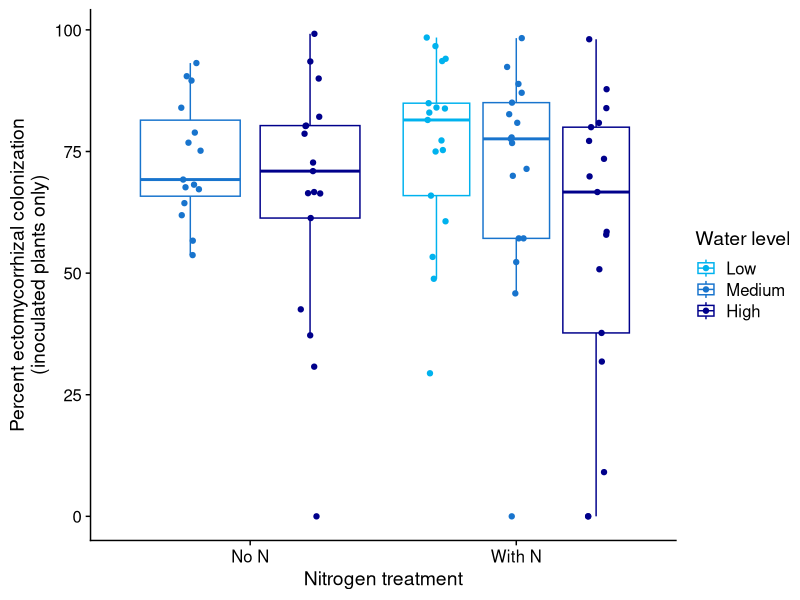

Here is the R script that generated this plot: (Note: this script raises an error after producing the figure.)
# Making some preliminary figures for the Hebeloma data

library(tidyverse)
library(cowplot)
library(lme4)
library(lmerTest)

# Constants:

PHI_LOSS_PER_MIN = -0.001561 # from lmer below, to correct water potential
APPROX_ROOT_WET_TO_DRY_CONVERSION = 0.261 # conversion factor from small test of 10 root systems,
# in Google Sheets as "wet to dry root mass conversion"

fulldata = read_csv("Merged Hebeloma 11Apr2022 OT.csv")
shootmass = read_csv("LB Hebeloma Seedling Shoot Dry Mass.xlsx - Sheet1.csv", skip = 2)

fulldata$percent_col = 100*(fulldata$colonized_tips/fulldata$total_tips)

fulldata$water_level = as.factor(fulldata$water_level)

# Put water levels in correct order for plotting
fulldata$water_level = factor(fulldata$water_level, levels = c("L", "M", "H"))

weird_point = fulldata[fulldata$water_level == "L" & 
                         fulldata$n == "Minus" &
                         fulldata$percent_col <100,]
# I had no plants in this project that were Minus N and also low water.
# what's up with this point?
# Checked original data sheet photo (from 2/14) and found that it was mis-transcribed.
# this is plant HC004

fulldata$n[fulldata$seedling == "HC004"] = "Plus"


fulldata$minutes_in_cooler = difftime(fulldata$approximate_measurement_time,
                                   fulldata$time,
                                   units = "mins")

fulldata$harvest_day = as.factor(fulldata$harvest_day)
fulldata$drydown_day = recode_factor(fulldata$harvest_day,
                              "1" = "1",
                              "2" = "3",
                              "3" = "7",
                              "4" = "10")

fulldata$corrected_phi = fulldata$water_potential_m_pa - PHI_LOSS_PER_MIN*fulldata$minutes_in_cooler
fulldata = mutate(fulldata, ID = seedling)
fulldata = left_join(fulldata, shootmass)

fulldata$days_since_water = as.numeric(as.character(fulldata$drydown_day))

fulldata$percent_col[fulldata$colonized == "N"] = 0 #NAs were making analysis difficult

colonized = subset(fulldata, colonized == "Y")

#### Percent colonization by water treatment ####
colonization_by_water_level_plot = ggplot(data = colonized) +
  theme_cowplot() +
  geom_boxplot(outlier.alpha = 0,
               position = position_dodge(0.9),
               aes(x = n, y = percent_col,
                   color = water_level)) +
  geom_point(position = position_jitterdodge(dodge.width = 0.9,
                                             jitter.width = 0.2),
              aes(x = n, y = percent_col,
                  color = water_level)) +
  scale_color_manual(values = c("deepskyblue2", "dodgerblue3", "darkblue"),
                     labels = c("Low", "Medium", "High"),
                     name = "Water level") +
  scale_x_discrete(labels = c("No N", "With N")) +
  xlab("Nitrogen treatment") +
  ylab("Percent ectomycorrhizal colonization\n(inoculated plants only)")

save_plot("plots/colonization_by_water_level_boxplot.pdf", colonization_by_water_level_plot)

colmodel = lmer(percent_col ~ n * water_level + (1|drydown_day),
                data = colonized)
summary(colmodel)
anova(colmodel)
# water level is significant, n level no.
library("car")
colmodelnotmixed = lm(percent_col ~ water_level * n, data = colonized)
summary(colmodelnotmixed)
myanova = Anova(colmodelnotmixed, type = "III")
colanova = aov(percent_col ~ n * water_level, data = colonized)
TukeyHSD(colanova)

# water potentials
ggplot(data = fulldata) +
  theme_cowplot() +
  geom_jitter(width = 0.25,
              aes(x = drydown_day, y = water_potential_m_pa,
                 color = water_level,
                 shape = colonized)) +
  xlab("Days of drydown") +
  ylab("Water potential")
# Hmm not a lot of variation over time.

# Checking to see if plant water potentials got more negative if the plants sat
# for a long time in the cooler before measurement.

# Let's just check one day at a time, since I think I did days 1 and 2 as
# one big batch and after that I did two measurement batches per day.
# I started measuring on Day 1 around 4PM; similar for day 2.

ggplot(data = subset(fulldata, harvest_day == 1)) +
  theme_cowplot() +
  geom_point(aes(x = time, y = water_potential_m_pa,
                  color = water_level,
                  shape = colonized)) +
  xlab("Time at harvest") +
  ylab("Water potential (MPa)")

# This looks okay to me, although it's possible things got drier as they sat
# (points on the left side are a bit drier)

# What about day 2?

ggplot(data = subset(fulldata, harvest_day == 2)) +
  theme_cowplot() +
  geom_point(aes(x = time, y = water_potential_m_pa,
                 color = water_level,
                 shape = colonized)) +
  xlab("Time at harvest") +
  ylab("Water potential (MPa)")

# Let's look at all days at once:

ggplot(data = fulldata) +
  theme_cowplot() +
  geom_point(aes(x = as.numeric(minutes_in_cooler), 
                 y = water_potential_m_pa,
                 color = water_level,
                 shape = colonized)) +
  geom_smooth(aes(x = as.numeric(minutes_in_cooler), 
                y = water_potential_m_pa),
              formula = y ~ x, 
              method = "lm") +
  xlab("Minutes since harvest") +
  ylab("Water potential (MPa)")

# This is encouraging. I don't see a pattern of drier plants after more time in the cooler.
# buuut adding the smooth geom really undermined that impression.

# Formalizing with stats:

cooler_check = lmer(water_potential_m_pa ~ minutes_in_cooler + (1|colonized) + (1|n) + (1|harvest_day) + (1|water_level), 
                    data = fulldata)
summary(cooler_check)

cooler_check_simpler = lm(water_potential_m_pa ~ minutes_in_cooler, 
                    data = fulldata)
summary(cooler_check_simpler)
# Okay, this is kind of a bummer, but both models agree:
# The longer a shoot spent in the cooler, the drier it was.
# However, the effect size estimate is MINISCULE:
# Plants became 0.001 MPa drier with each minute in the cooler.
# (LME says -0.0015; normal lm says -0.0012.)
# (Similar effect predicted by both models.)
# So, in an hour, we'd see a difference of 0.06 MPa.
# Our absolute longest-sitting samples had sat for almost 400 minutes
# so they may have appeared to be about 0.4 MPa drier than they really were.
# This is good to know, but I don't think it torpedoes our analysis.
# As long as two plants are more than half an MPa different,
# that distinction likely reflects real physiology.

# Would it make sense to correct the water potential estimates with this simple model?
# Added constant and column above to do just that.


ggplot(data = fulldata) +
  theme_cowplot() +
  geom_jitter(width = 0.25,
              aes(x = drydown_day, 
                  y = corrected_phi,
                  color = water_level,
                  shape = colonized)) +
  xlab("Days of drydown") +
  ylab("Water potential (MPa)\n(corrected for time spent in cooler)")



write_csv(fulldata, "data_for_picking_samples.csv")

# Looking at biomass

fulldata$`mass (g)`[fulldata$seedling == "MM037"] = 0.077 # was mis-typed originally as 0.77


fulldata = mutate(fulldata, sketchy_mass_total = root_mass_mg + `mass (g)`)
# Need to account for the fact that your root masses are wet
# and your shoot masses are dry. For now, though, I guess this is fine.

fulldata = mutate(fulldata, est_dry_root_mass = root_mass_mg * APPROX_ROOT_WET_TO_DRY_CONVERSION)
fulldata = mutate(fulldata, total_plant_mass = est_dry_root_mass + `mass (g)`)
fulldata$harv_day_cont = as.numeric(fulldata$harvest_day)


ggplot(data = fulldata) +
  theme_cowplot() +
  geom_point(aes(x = percent_col, 
                 y = total_plant_mass,
                 color = water_level, 
                 shape = n)) +
  geom_smooth(aes(x = percent_col, 
                  y = total_plant_mass),
              formula = y ~ x, 
              method = "lm") +
  xlab("Percent colonization") +
  ylab("Approximate total biomass (g)")

labels = c(Minus = "No N", Plus = "With N")
ggplot(data = fulldata) +
  theme_cowplot() +
  geom_boxplot(outlier.alpha = 0,
               position = position_dodge(0.9),
               aes(x = water_level, y = total_plant_mass,
                   color = colonized)) +
  geom_point(position = position_jitterdodge(dodge.width = 0.9,
                                             jitter.width = 0.2),
             aes(x = water_level, y = total_plant_mass,
                 color = colonized)) +
  facet_grid(. ~ n, labeller = labeller(n = labels)) +
  xlab("Water level") +
  ylab("Approximate total dry biomass (g)")

massmodel = lm(total_plant_mass ~ water_level * n * colonized, data = fulldata)
summary(massmodel)
anova(massmodel)

# Water potential boxplot

labels = c(Minus = "No N", Plus = "With N")
ggplot(data = fulldata) +
  theme_cowplot() +
  geom_boxplot(outlier.alpha = 0,
               position = position_dodge(0.9),
               aes(x = water_level, y = corrected_phi,
                   color = colonized)) +
  geom_point(position = position_jitterdodge(dodge.width = 0.9,
                                             jitter.width = 0.2),
             aes(x = water_level, y = corrected_phi,
                 color = colonized, alpha = harv_day_cont)) +
  facet_grid(. ~ n, labeller = labeller(n = labels)) +
  xlab("Water level") +
  ylab("Water potential (MPa)")

fulldata$corrected_phi = as.numeric(fulldata$corrected_phi)

phimodel = lm(corrected_phi ~ water_level * n * colonized * harvest_day, data = fulldata)
plot(phimodel)
summary(phimodel)
original_anova = aov(phimodel)
summary(original_anova)
TukeyHSD(original_anova)

phimodel_lme = lmer(corrected_phi ~ water_level * n * colonized +(1|harvest_day), data = fulldata)
summary(phimodel_lme)

labels = c(L = "Low water", M = "Medium water", H = "High water")
panel1 = ggplot(data = subset(fulldata, n == "Plus")) +
  theme_cowplot() +
  geom_boxplot(outlier.alpha = 0,
               position = position_dodge(0.9),
               aes(x = drydown_day, y = corrected_phi,
                   color = colonized)) +
  geom_point(position = position_jitterdodge(dodge.width = 0.9,
                                             jitter.width = 0.2),
             aes(x = drydown_day, y = corrected_phi,
                 color = colonized)) +
  scale_color_manual(values = c("cadetblue3", "cadetblue4")) +
  facet_grid(. ~ water_level, labeller = labeller(water_level = labels)) +
  guides(color = "none") +
  xlab("Days since watering") +
  ylab("Water potential (MPa)") +
  theme(plot.margin = unit(c(1.5,3,1,2), "lines"))


panel2 = ggplot(data = subset(fulldata, n == "Minus")) +
  theme_cowplot() +
  theme(legend.position = "left") +
  geom_boxplot(outlier.alpha = 0,
               position = position_dodge(0.9),
               aes(x = drydown_day, y = corrected_phi,
                   color = colonized)) +
  geom_point(position = position_jitterdodge(dodge.width = 0.9,
                                             jitter.width = 0.2),
             aes(x = drydown_day, y = corrected_phi,
                 color = colonized)) +
  scale_color_manual(name = "Ectomycorrhizal colonization   ", values = c("cadetblue3", "cadetblue4")) +
  facet_grid(. ~ water_level, labeller = labeller(water_level = labels)) +
  xlab("Days since watering") +
  ylab("Water potential (MPa)") +
  theme(plot.margin = unit(c(2,3,1,2), "lines"))

water_potential_plot_for_poster = plot_grid(panel1, panel2, 
                                            labels = c("A: With N", "B: No N"),
          ncol = 1)

save_plot("plots/water_potential_multipanel.pdf", 
          water_potential_plot_for_poster,
          base_height = 6.5)

# What can I say on the poster that is true and interesting?


just_highwater = subset(fulldata, water_level == "H")

highwater_lm = lm(corrected_phi ~ days_since_water*colonized, data = subset(just_highwater, n = "Plus"))
summary(highwater_lm)

test = lm(corrected_phi ~ harvest_day*colonized*n, data = just_highwater)
anova(test)

test = lm(corrected_phi ~ harvest_day*colonized, data = subset(just_highwater, n = "Plus"))
myanova = aov(test)
TukeyHSD(myanova)

phimodel_again = lm(corrected_phi ~ water_level * n * colonized * days_since_water, data = fulldata)
plot(phimodel_again)
summary(phimodel_again)
original_anova_again = aov(phimodel_again)
summary(original_anova_again)
TukeyHSD(original_anova_again)

phimodel = lm(corrected_phi ~ water_level * n * colonized * harvest_day, data = fulldata)
plot(phimodel)
summary(phimodel)
original_anova = aov(phimodel)
summary(original_anova)
TukeyHSD(original_anova)

# only marginally sigificant interactions are water_level:harvest_day and n:colonized:harvest_day, so for Tukey simplicity I'm going to build a simpler model.

phimodel_simpler = lm(corrected_phi ~ water_level + n + colonized + harvest_day + water_level:harvest_day + n:colonized:harvest_day, data = fulldata)
phimodel_simpler_anova = aov(phimodel_simpler)
TukeyHSD(phimodel_simpler_anova) # still hard to interpret.

# let's eliminate all non-significant terms.

phimodel_simplest = lm(corrected_phi ~ water_level + colonized + harvest_day, data = fulldata)
simplest_anova = aov(phimodel_simplest)
TukeyHSD(simplest_anova)

# This output is pretty hard to interpret. Maybe I am more interested in whether having fungi
# changed the rate at which you dried down? That is did colonization change the slope of the line
# relation harvest day to shoot water potential?
# Actually that IS what this is showing I think. It's just not quite an ANOVA question.


ggplot(data = fulldata) +
  geom_jitter(aes(x = as.numeric(as.character(drydown_day)), y = corrected_phi,
                 color = water_level,
                 shape = colonized))

phithroughtime = lm(corrected_phi ~ harv_day_cont * colonized * water_level, data = fulldata)
summary(phithroughtime)

#### More fungi = drier plant ####

ggplot(data = colonized) +
  theme_cowplot() +
  geom_point(aes(x = percent_col, 
                 y = corrected_phi,
                 color = days_since_water,
                 shape = water_level)) +
  geom_smooth(aes(x = percent_col, 
                  y = corrected_phi),
              formula = y ~ x, 
              method = "lm") +
  xlab("Percent ectomycorrhizal colonization\n(inoculated plants only)") +
  ylab("Shoot water potential at harvest (MPa)")

water_by_col = lmer(as.numeric(corrected_phi) ~ percent_col + (1|days_since_water) + (1|water_level) + (1|n), data = colonized)
summary(water_by_col)

test = lm(corrected_phi ~ percent_col, data = colonized)
summary(test)

# Example ggplot code from an old project below (using to scavenge ggplot syntax):

massplot = ggplot(data = bio_and_col_onlyclean) +
  geom_boxplot(outlier.alpha = 0,
               aes(x = Fungi, y = total_biomass)) +
  geom_jitter(width = 0.20,
              aes(x = Fungi, y = total_biomass)) +
  facet_grid(. ~ N_level, labeller = labeller(N_level = labels)) +
  theme(axis.text.x = element_text(angle = 90, hjust = 1, vjust = 0.5)) +
  ylab("Total plant biomass (g)") +
  theme(plot.margin = unit(c(1,1,1,1), "cm")) +
  geom_text(data = anothertry, aes(x, y, label = labs)) +
  xlab("Fungi on roots at harvest")
